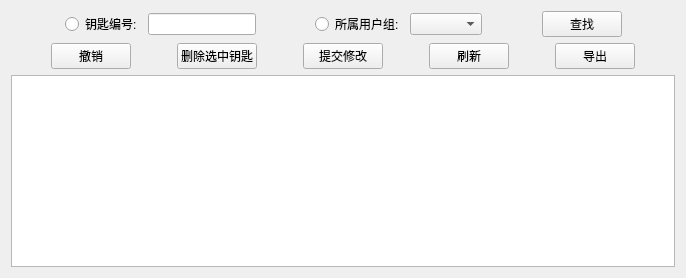
             <widget class="QWidget" name="tab_7">
              <attribute name="title">
               <string>钥匙信息管理</string>
              </attribute>
              <layout class="QVBoxLayout" name="verticalLayout_24">
               <item>
                <layout class="QHBoxLayout" name="horizontalLayout_24">
                 <item>
                  <spacer name="horizontalSpacer_101">
                   <property name="orientation">
                    <enum>Qt::Horizontal</enum>
                   </property>
                   <property name="sizeHint" stdset="0">
                    <size>
                     <width>40</width>
                     <height>20</height>
                    </size>
                   </property>
                  </spacer>
                 </item>
                 <item>
                  <widget class="QRadioButton" name="radioButton_10">
                   <property name="text">
                    <string>钥匙编号:</string>
                   </property>
                  </widget>
                 </item>
                 <item>
                  <widget class="QLineEdit" name="lineEdit_12"/>
                 </item>
                 <item>
                  <spacer name="horizontalSpacer_102">
                   <property name="orientation">
                    <enum>Qt::Horizontal</enum>
                   </property>
                   <property name="sizeHint" stdset="0">
                    <size>
                     <width>40</width>
                     <height>20</height>
                    </size>
                   </property>
                  </spacer>
                 </item>
                 <item>
                  <widget class="QRadioButton" name="radioButton_11">
                   <property name="text">
                    <string>所属用户组:</string>
                   </property>
                  </widget>
                 </item>
                 <item>
                  <widget class="QComboBox" name="comboBox_7"/>
                 </item>
                 <item>
                  <spacer name="horizontalSpacer_103">
                   <property name="orientation">
                    <enum>Qt::Horizontal</enum>
                   </property>
                   <property name="sizeHint" stdset="0">
                    <size>
                     <width>40</width>
                     <height>20</height>
                    </size>
                   </property>
                  </spacer>
                 </item>
                 <item>
                  <widget class="QPushButton" name="pushButton_40">
                   <property name="minimumSize">
                    <size>
                     <width>75</width>
                     <height>0</height>
                    </size>
                   </property>
                   <property name="text">
                    <string>查找</string>
                   </property>
                   <property name="icon">
                    <iconset>
                     <normaloff>:/image/search.ico</normaloff>:/image/search.ico</iconset>
                   </property>
                  </widget>
                 </item>
                 <item>
                  <spacer name="horizontalSpacer_104">
                   <property name="orientation">
                    <enum>Qt::Horizontal</enum>
                   </property>
                   <property name="sizeHint" stdset="0">
                    <size>
                     <width>40</width>
                     <height>20</height>
                    </size>
                   </property>
                  </spacer>
                 </item>
                </layout>
               </item>
               <item>
                <layout class="QHBoxLayout" name="horizontalLayout_46">
                 <item>
                  <spacer name="horizontalSpacer_105">
                   <property name="orientation">
                    <enum>Qt::Horizontal</enum>
                   </property>
                   <property name="sizeHint" stdset="0">
                    <size>
                     <width>40</width>
                     <height>20</height>
                    </size>
                   </property>
                  </spacer>
                 </item>
                 <item>
                  <widget class="QPushButton" name="pushButton_15">
                   <property name="minimumSize">
                    <size>
                     <width>75</width>
                     <height>0</height>
                    </size>
                   </property>
                   <property name="text">
                    <string>撤销</string>
                   </property>
                   <property name="icon">
                    <iconset>
                     <normaloff>:/image/undo.png</normaloff>:/image/undo.png</iconset>
                   </property>
                  </widget>
                 </item>
                 <item>
                  <spacer name="horizontalSpacer_74">
                   <property name="orientation">
                    <enum>Qt::Horizontal</enum>
                   </property>
                   <property name="sizeHint" stdset="0">
                    <size>
                     <width>40</width>
                     <height>20</height>
                    </size>
                   </property>
                  </spacer>
                 </item>
                 <item>
                  <widget class="QPushButton" name="pushButton_41">
                   <property name="minimumSize">
                    <size>
                     <width>75</width>
                     <height>0</height>
                    </size>
                   </property>
                   <property name="text">
                    <string>删除选中钥匙</string>
                   </property>
                   <property name="icon">
                    <iconset>
                     <normaloff>:/image/gtk-delete.png</normaloff>:/image/gtk-delete.png</iconset>
                   </property>
                  </widget>
                 </item>
                 <item>
                  <spacer name="horizontalSpacer_108">
                   <property name="orientation">
                    <enum>Qt::Horizontal</enum>
                   </property>
                   <property name="sizeHint" stdset="0">
                    <size>
                     <width>40</width>
                     <height>20</height>
                    </size>
                   </property>
                  </spacer>
                 </item>
                 <item>
                  <widget class="QPushButton" name="pushButton_14">
                   <property name="minimumSize">
                    <size>
                     <width>75</width>
                     <height>0</height>
                    </size>
                   </property>
                   <property name="text">
                    <string>提交修改</string>
                   </property>
                   <property name="icon">
                    <iconset>
                     <normaloff>:/image/confirm.ico</normaloff>:/image/confirm.ico</iconset>
                   </property>
                  </widget>
                 </item>
                 <item>
                  <spacer name="horizontalSpacer_63">
                   <property name="orientation">
                    <enum>Qt::Horizontal</enum>
                   </property>
                   <property name="sizeHint" stdset="0">
                    <size>
                     <width>40</width>
                     <height>20</height>
                    </size>
                   </property>
                  </spacer>
                 </item>
                 <item>
                  <widget class="QPushButton" name="pushButton_44">
                   <property name="minimumSize">
                    <size>
                     <width>75</width>
                     <height>0</height>
                    </size>
                   </property>
                   <property name="text">
                    <string>刷新</string>
                   </property>
                   <property name="icon">
                    <iconset>
                     <normaloff>:/image/gtk-refresh.png</normaloff>:/image/gtk-refresh.png</iconset>
                   </property>
                  </widget>
                 </item>
                 <item>
                  <spacer name="horizontalSpacer_110">
                   <property name="orientation">
                    <enum>Qt::Horizontal</enum>
                   </property>
                   <property name="sizeHint" stdset="0">
                    <size>
                     <width>40</width>
                     <height>20</height>
                    </size>
                   </property>
                  </spacer>
                 </item>
                 <item>
                  <widget class="QPushButton" name="pushButton_63">
                   <property name="minimumSize">
                    <size>
                     <width>75</width>
                     <height>0</height>
                    </size>
                   </property>
                   <property name="text">
                    <string>导出</string>
                   </property>
                   <property name="icon">
                    <iconset>
                     <normaloff>:/image/gtk-save-as.png</normaloff>:/image/gtk-save-as.png</iconset>
                   </property>
                  </widget>
                 </item>
                 <item>
                  <spacer name="horizontalSpacer_111">
                   <property name="orientation">
                    <enum>Qt::Horizontal</enum>
                   </property>
                   <property name="sizeHint" stdset="0">
                    <size>
                     <width>40</width>
                     <height>20</height>
                    </size>
                   </property>
                  </spacer>
                 </item>
                </layout>
               </item>
               <item>
                <widget class="QTableView" name="tableView_7"/>
               </item>
              </layout>
             </widget>
